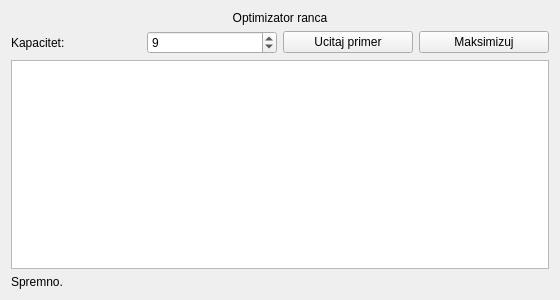
<?xml version="1.0" encoding="UTF-8"?>
<ui version="4.0">
 <class>KnapsackForm</class>
 <widget class="QWidget" name="KnapsackForm">
  <property name="geometry">
   <rect>
    <x>0</x>
    <y>0</y>
    <width>560</width>
    <height>300</height>
   </rect>
  </property>
  <property name="windowTitle">
   <string>Optimizator ranca</string>
  </property>
  <layout class="QVBoxLayout" name="verticalLayout">
   <item>
    <widget class="QLabel" name="labelTitle">
     <property name="text">
      <string>Optimizator ranca</string>
     </property>
     <property name="alignment">
      <set>Qt::AlignCenter</set>
     </property>
    </widget>
   </item>
   <item>
    <layout class="QHBoxLayout" name="topLayout">
     <item>
      <widget class="QLabel" name="labelCapacity">
       <property name="text">
        <string>Kapacitet:</string>
       </property>
      </widget>
     </item>
     <item>
      <widget class="QSpinBox" name="spinCapacity">
       <property name="minimum">
        <number>0</number>
       </property>
       <property name="maximum">
        <number>200</number>
       </property>
       <property name="value">
        <number>9</number>
       </property>
      </widget>
     </item>
     <item>
      <widget class="QPushButton" name="buttonDefaults">
       <property name="text">
        <string>Ucitaj primer</string>
       </property>
      </widget>
     </item>
     <item>
      <widget class="QPushButton" name="buttonSolve">
       <property name="text">
        <string>Maksimizuj</string>
       </property>
      </widget>
     </item>
    </layout>
   </item>
   <item>
    <widget class="QTableWidget" name="tableItems"/>
   </item>
   <item>
    <widget class="QLabel" name="labelStatus">
     <property name="text">
      <string>Spremno.</string>
     </property>
    </widget>
   </item>
  </layout>
 </widget>
 <resources/>
 <connections/>
</ui>
